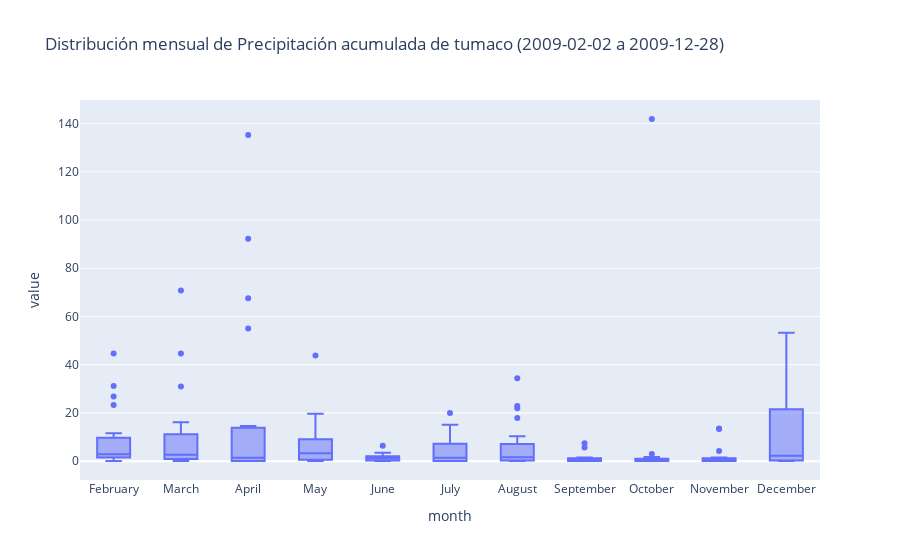

The notebook cell saved with this chart:
### Code cell
boxplot = fig_boxplot(diario, params)
boxplot.show()

### Figure 1 — Plotly figure (JSON) as saved in the notebook; plotly's stock layout.template omitted (floating-point values rounded to 4 significant figures; data arrays with more than 128 entries replaced by an {"elided": "..."} marker saying what was removed)
{"data": [{"alignmentgroup": "True", "hovertemplate": "month=%{x}<br>value=%{y}<extra></extra>", "legendgroup": "", "marker": {"color": "#636efa"}, "name": "", "notched": false, "offsetgroup": "", "orientation": "v", "showlegend": false, "type": "box", "x": {"elided": "210 str values"}, "x0": " ", "xaxis": "x", "y": {"elided": "210 float values"}, "y0": " ", "yaxis": "y"}], "layout": {"boxmode": "group", "legend": {"tracegroupgap": 0}, "title": {"text": "Distribución mensual de Precipitación acumulada de tumaco (2009-02-02 a 2009-12-28)"}, "xaxis": {"anchor": "y", "domain": [0, 1], "title": {"text": "month"}}, "yaxis": {"anchor": "x", "domain": [0, 1], "title": {"text": "value"}}}}
